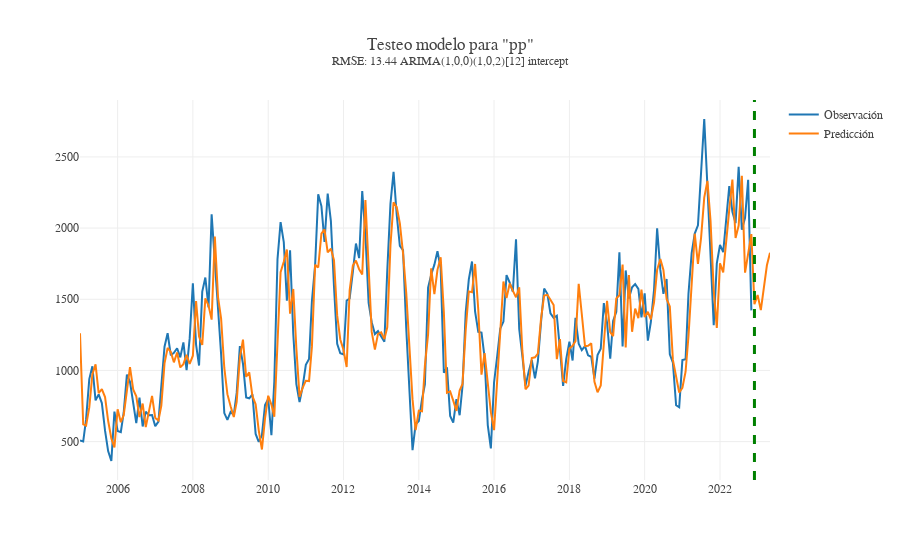

The notebook cell saved with this chart:
### Code cell
plot_sarima_variable(variable="pp",test= True)

### Figure 1 — Plotly figure (JSON) as saved in the notebook; plotly's stock layout.template omitted (floating-point values rounded to 4 significant figures; data arrays with more than 128 entries replaced by an {"elided": "..."} marker saying what was removed)
{"data": [{"name": "Observación", "type": "scatter", "x": {"elided": "221 str values"}, "y": {"elided": "221 float values"}}, {"name": "Predicción", "type": "scatter", "x": {"elided": "221 str values"}, "y": {"elided": "221 float values"}}], "layout": {"font": {"family": "georgia"}, "shapes": [{"line": {"color": "green", "dash": "dash", "width": 3}, "type": "line", "x0": "2022-12-01T00:00:00", "x1": "2022-12-01T00:00:00", "xref": "x", "y0": 0, "y1": 1, "yref": "y domain"}], "title": {"text": "Testeo modelo para \"pp\"<br><sup>RMSE: 13.44 ARIMA(1,0,0)(1,0,2)[12] intercept"}}}
